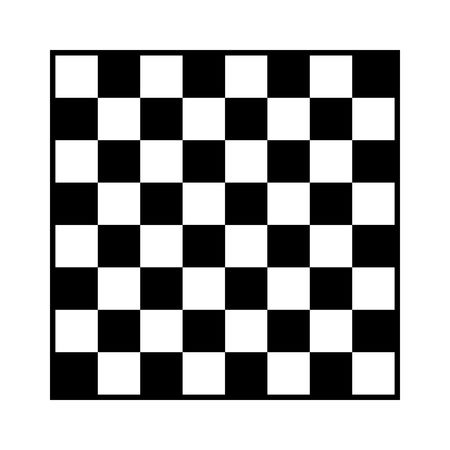
#> input picture practice/1.2/chessboard.jpg, 450 x 450 px
$ python fourier-transform.py
#> lines starting #> are read from the running program, lines starting #| are printed output that depends on the picture
import cv2
import numpy as np
from matplotlib import pyplot as plt

img = cv2.imread('chessboard.jpg',0)
#> img is the input picture: shape (450, 450); min 0, max 255, mean 173.1
f = np.fft.fft2(img)
fshift = np.fft.fftshift(f)
magnitude_spectrum = 20*np.log(np.abs(fshift))
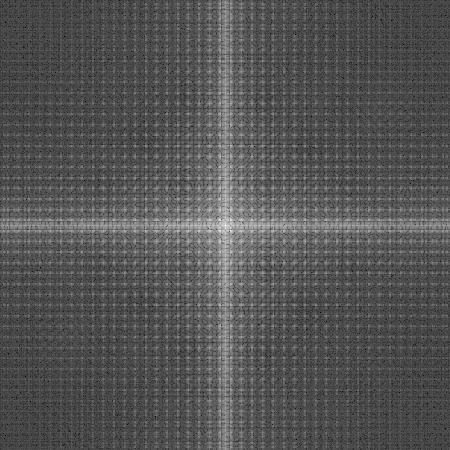
#> magnitude_spectrum: shape (450, 450) float64; min 22.93, max 347.4, mean 131.4; drawn with min black and max white

plt.subplot(121),plt.imshow(img, cmap = 'gray')
plt.title('Input Image'), plt.xticks([]), plt.yticks([])
plt.subplot(122),plt.imshow(magnitude_spectrum, cmap = 'gray')
plt.title('Magnitude Spectrum'), plt.xticks([]), plt.yticks([])
plt.show()
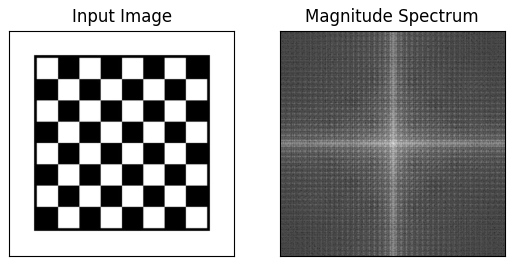
#> figure drawn by matplotlib, 2 panels
